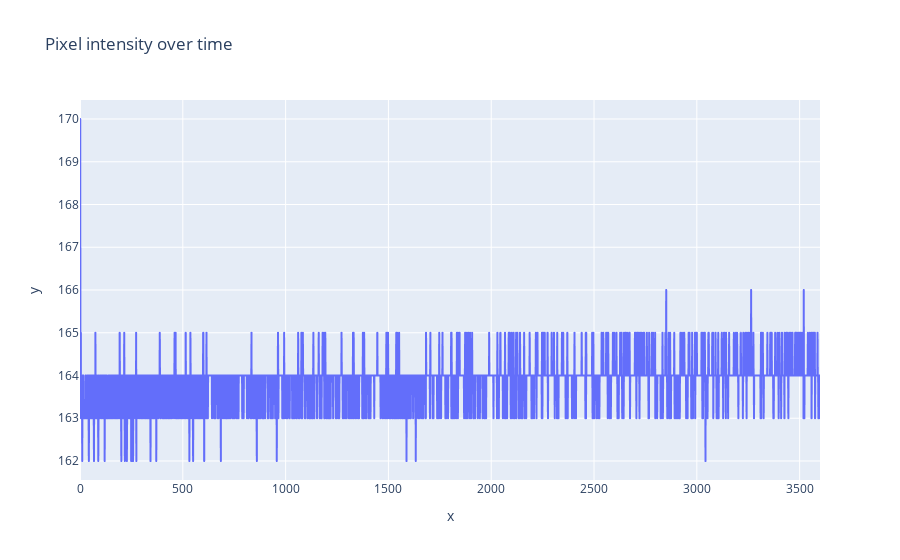

Source (notebook cell):
### Code cell
# Plot the pixel intensity over time in an interactive plot
import plotly.express as px

fig = px.line(y=pixels, title='Pixel intensity over time')
fig.show()

### Figure 1 — Plotly figure (JSON) as saved in the notebook; plotly's stock layout.template omitted (floating-point values rounded to 4 significant figures; data arrays with more than 128 entries replaced by an {"elided": "..."} marker saying what was removed)
{"data": [{"hovertemplate": "x=%{x}<br>y=%{y}<extra></extra>", "legendgroup": "", "line": {"color": "#636efa", "dash": "solid"}, "marker": {"symbol": "circle"}, "mode": "lines", "name": "", "showlegend": false, "x": {"elided": "3600 int values"}, "xaxis": "x", "y": {"elided": "3600 int values"}, "yaxis": "y", "type": "scattergl"}], "layout": {"xaxis": {"anchor": "y", "domain": [0.0, 1.0], "title": {"text": "x"}}, "yaxis": {"anchor": "x", "domain": [0.0, 1.0], "title": {"text": "y"}}, "legend": {"tracegroupgap": 0}, "title": {"text": "Pixel intensity over time"}}}
